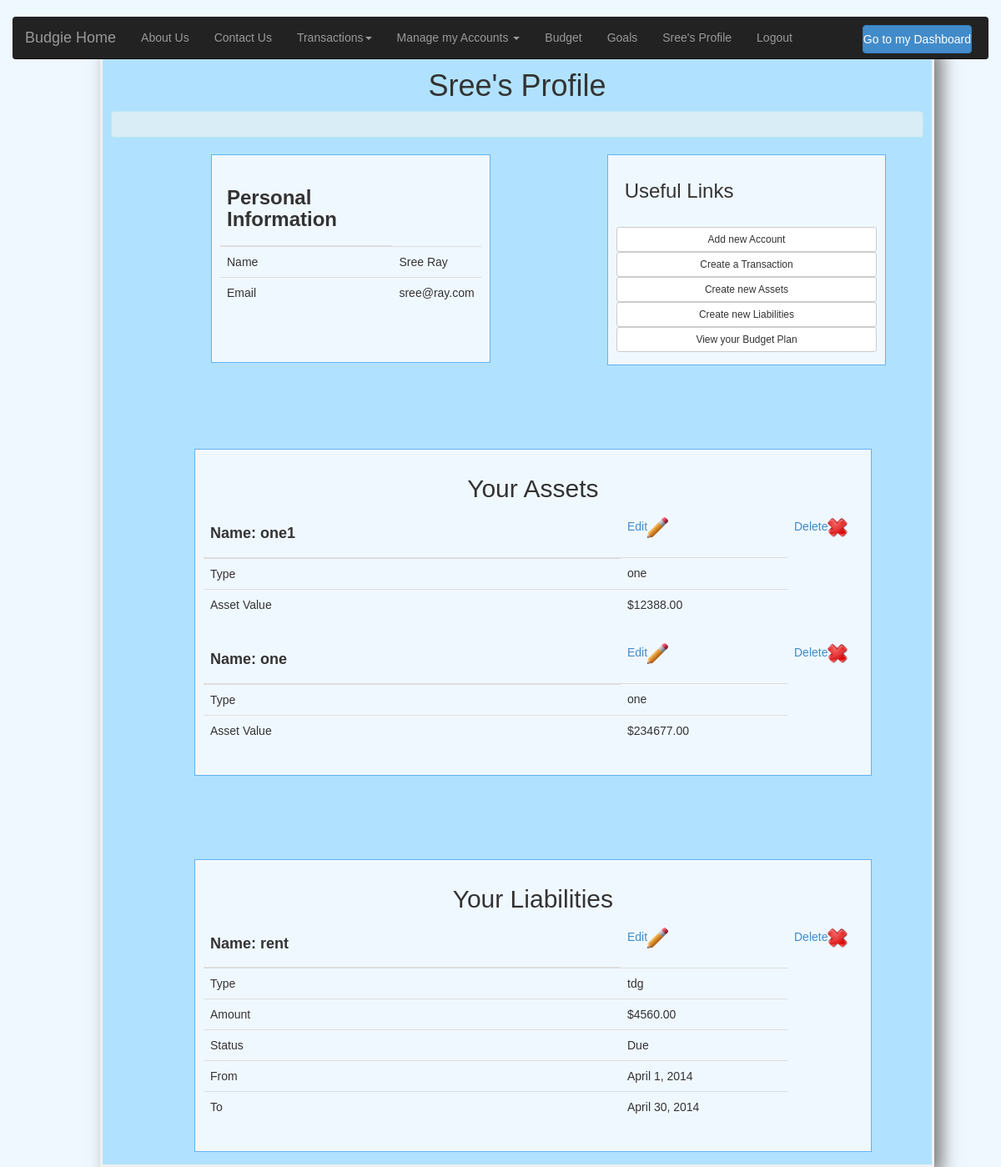
Screenshot of /budgie/profile (signed in) with the database file from the repository.
### budgie/models.py (models this page shows, shortened)
class Asset(models.Model):
	user = models.ForeignKey(User)
	name = models.CharField(max_length=50, blank=False)
	asset_type = models.CharField(max_length=20, blank=True)
	value = models.DecimalField(max_digits=15, decimal_places=2, blank=False)
	status = models.CharField(max_length=20, blank=False)

class Liability(models.Model):
	user = models.ForeignKey(User)
	name = models.CharField(max_length=50, blank=False)
	liability_type = models.CharField(max_length=20, blank=True, default="Loan")
	amount = models.DecimalField(max_digits=15, decimal_places=2, blank=False)
	status = models.CharField(max_length=20, blank=False)
	from_date = models.DateField()
	to_date = models.DateField()

### budgie/views.py (the view)
@login_required
def profile(request):
	context = {}
	try:
		assets = Asset.objects.filter(user=request.user)
		liabilities = Liability.objects.filter(user=request.user)
	except (Asset.DoesNotExist, Liability.DoesNotExist):
		pass
	context = {'assets': assets, 'liabilities': liabilities}
	return render(request, 'budgie/profile.html', context)

### budgie/templates/budgie/profile.html (shortened to what this page needs)
{% extends "base.html" %}
{% load staticfiles %}
{% block content %}
<div><h1 align="center">{{user.first_name}}'s Profile</h1></div>
<div class="alert alert-info">
</div>
<div class="row">
<div class="col col-md-4" id="profileinfo-container" style="margin-left: 135px;">
<div>
	<table class="table">
		<thead>
			<tr>
				<th><h3 style="font-size: 25pts; font-weight: bold;">Personal Information</h3></th>
			</tr>
		</thead>
		<tbody>
			<tr>
				<td>Name</td>
				<td>{{user.first_name}} {{user.last_name}}</td>
			</tr>
			<tr>
				<td>Email</td>
				<td>{{user.username}}</td>
			</tr>
		</tbody>
	</table>
</div>
</div>
<div class="col col-md-4" id="profileinfo-container" style="margin-left: 140px;">
	<h3 style="margin-left: 10px;">Useful Links</h3><br>
		<a href="{% url 'add_account' %}"><button class="btn btn-sm btn-default btn-block">Add new Account</button></a>
		<a href="{% url 'add_transaction' %}"><button class="btn btn-sm btn-default btn-block">Create a Transaction</button></a>
		 <a href="{% url 'create_assets' %}"><button class="btn btn-sm btn-default btn-block">Create new Assets</button></a>
         <a href="{% url 'create_liability' %}"><button class="btn btn-sm btn-default btn-block">Create new Liabilities</button></a>
         {% if user.budget %}
         	<a href="{% url 'view_budget' %}"><button class="btn btn-sm btn-default btn-block">View your Budget Plan</button></a>
         {% else %}
         	<a href="{% url 'create_budget' %}"><button class="btn btn-sm btn-default btn-block">Create a Budget Plan</button></a>
         {% endif %}
</div>
</div>
<div class="col col-md-10" id="profileinfo-container-assets" style="margin-left: 100px; margin-top: 100px;">
	<h2 align="center">Your Assets</h2>
	{% if assets %}
		{% for a in assets %}
			<table class="table">
				<thead>
					<tr class="assets">
						<th><h4 style="font-size: 25pts; font-weight: bold;">Name: {{a.name}}</h4></th>
						<td><a href="#" class="edit_assets" id="edit_assets_{{a.id}}">Edit<img src="{% static 'budgie/img/edit.png' %}"
                  alt="Edit" width="25" height="25"></a></td>
						<td><a href="#"  class="delete_assets" id="delete_assets_{{a.id}}">Delete<img src="{% static 'budgie/img/delete.png' %}"
                  alt="Delete" width="25" height="25"></a></td>
					</tr>
				</thead>
				<tbody>
					<tr id="assets_{{a.id}}">
						<td>Type</td>
						<td>{{a.asset_type}}</td>
					</tr>
					<tr id="assets_{{a.id}}">
						<td>Asset Value</td>
						<td>${{a.value}}</td>
					</tr>
				</tbody>
			</table>
		{% endfor %}
	{% else %}
			No assets recorded.
	{% endif %}
</div>
<div class="col col-md-10" id="profileinfo-container-liability" style="margin-left: 100px; margin-top: 100px;">
	<h2 align="center">Your Liabilities</h2>
	{% if liabilities %}
		{% for l in liabilities %}
			<table class="table">
				<thead>
					<tr class="liability">
						<th><h4 style="font-size: 25pts; font-weight: bold;">Name: {{l.name}}</h4></th>
						<td><a href="#" class="edit_liability" id="edit_liability_{{l.id}}">Edit<img src="{% static 'budgie/img/edit.png' %}"
                  alt="Edit" width="25" height="25"></a></td>
						<td><a href="#"  class="delete_liability" id="delete_liability_{{l.id}}">Delete<img src="{% static 'budgie/img/delete.png' %}"
                  alt="Delete" width="25" height="25"></a></td>
					</tr>
				</thead>
				<tbody>
					<tr id="liability_{{l.id}}">
						<td>Type</td>
						<td>{{l.liability_type}}</td>
					</tr>
					<tr id="liability_{{l.id}}">
						<td>Amount</td>
						<td>${{l.amount}}</td>
					</tr>
					<tr id="liability_{{l.id}}">
						<td>Status</td>
						{% if l.status == 'active' %}
						<td>Due</td>
						{% else %}
						<td>Paid</td>
						{% endif %}
					</tr id="liability_{{l.id}}">
					{% if l.from_date %}
					<tr id="liability_{{l.id}}">
						<td>From</td>
						<td>{{l.from_date}}</td>
					</tr>
					<tr id="liability_{{l.id}}">
						<td>To</td>
						<td>{{l.to_date}}</td>
					</tr>
					{% endif %}
				</tbody>
			</table>
		{% endfor %}
	{% else %}
			No liabilities recorded.
	{% endif %}
</div>
{% endblock %}

### budgie/templates/base.html (shortened to what this page needs)
<!DOCTYPE html>
<html lang="en">
  <head>
   {% load staticfiles %}
   {% block css %}
   <link href="{% static 'budgie/css/bootstrap.min.css' %}" rel="stylesheet">
   <link href="{% static 'budgie/css/signin.css' %}" rel="stylesheet">
   <link href="{% static 'budgie/css/custom.css' %}" rel="stylesheet">
   <link href="{% static 'budgie/css/dashboard.css' %}" rel="stylesheet">
   <link href="{% static 'budgie/css/navbar.css' %}" rel="stylesheet">
   <link href="{% static 'budgie/css/datepicker.css' %}" rel="stylesheet">
   {% endblock %}
  </head>
    <body>
    <div class="navbar-wrapper">
    <div class="container">
    <div class="navbar navbar-inverse navbar-static-top">
          <div class="container">
            <div class="navbar-header">
          <a class="navbar-brand" href="{% url 'home' %}">Budgie Home</a>
        </div>
        <div class="navbar-collapse collapse">
                <ul class="nav navbar-nav">
            <li><a href="{% url 'about' %}">About Us</a></li>
            <li><a href="{% url 'contact' %}">Contact Us</a></li>
            {% if user.is_authenticated %}
            <li class="dropdown">
                  <a id"transaction" href="#" class="dropdown-toggle" data-toggle="dropdown">Transactions<b class="caret"></b></a>
            </li>
            <li class="dropdown">
                  <a href="#" class="dropdown-toggle" data-toggle="dropdown">Manage my Accounts <b class="caret"></b></a>
            </li>
            <li><a href="{% url 'view_budget' %}">Budget</a></li>
            <li><a href="{% url 'view_goals' %}">Goals</a></li>
            <li><a id"user" href="{% url 'profile' %}">{{user.first_name}}'s Profile</a></li>
            <li><a href="{% url 'logout' %}">Logout</a></li>
            {% else %}
            <li><a href="{% url 'login' %}">Login</a><li/>
            <li><a href="{% url 'register' %}">Register</a></li>
            {% endif %}
          </ul>
          {% if user.is_authenticated %}
          <ul class="nav pull-right"><li style="margin-right: 20px;"><a align="right" class="navbar-brand" href="{% url 'dashboard' %}"><button class="btn btn-md btn-primary btn-block">Go to my Dashboard</button></a></li>
          {% endif %}
        </div>
        </div>
      </div>
    </div>
  </div>
   {% block containter %}
   <div class="col col-md-10" id="profile-container" style="margin-left: 120px;">
    {% block content %}{% endblock %}
   </div>
   {% endblock %}
  </body>
</html>

### budgie/static/budgie/css/signin.css (style rules this page uses)
body { padding-top: 40px; padding-bottom: 40px; background-color: #eee; }

### budgie/static/budgie/css/custom.css (style rules this page uses)
@media (min-width: 768px) { .navbar-wrapper { margin-top: 20px; } }
@media (min-width: 768px) { .navbar-wrapper .container { padding-right: 15px; padding-left: 15px; } }
@media (min-width: 768px) { .navbar-wrapper .navbar { padding-right: 0; padding-left: 0; } }
@media (min-width: 768px) { .navbar-wrapper .navbar { border-radius: 4px; } }

### budgie/static/budgie/css/dashboard.css (style rules this page uses)
body { padding-top: 50px; }

### budgie/static/budgie/css/navbar.css (style rules this page uses)
html { overflow-x: hidden; }
body { background-color: #F0F8FF; }
.navbar-wrapper { position: absolute; top: 0; right: 0; left: 0; z-index: 20; }
.navbar-wrapper .container { padding-right: 0; padding-left: 0; }
.navbar-wrapper .navbar { padding-right: 15px; padding-left: 15px; }
#profile-container { margin-top: 0px; min-height: 750px; border-style: solid; border-color: #F0F0F0; box-shadow: 9px 9px 20px #787878; border-width: 3px; background-color: #B0E2FF; padding-top: 10px; padding-left: 10px; padding-right: 10px; padding-bottom: 15px; }
#profileinfo-container { margin-top: 0px; min-height: 250px; border-style: solid; border-color: #62B1F6; border-width: 1px; background-color: #F0F8FF; padding-top: 10px; padding-left: 10px; padding-right: 10px; padding-bottom: 15px; }
#profileinfo-container-assets { margin-top: 0px; min-height: 250px; border-style: solid; border-color: #62B1F6; border-width: 1px; background-color: #F0F8FF; padding-top: 10px; padding-left: 10px; padding-right: 10px; padding-bottom: 15px; }
#profileinfo-container-liability { margin-top: 0px; min-height: 250px; border-style: solid; border-color: #62B1F6; border-width: 1px; background-color: #F0F8FF; padding-top: 10px; padding-left: 10px; padding-right: 10px; padding-bottom: 15px; }
body { font-family: Arial; }
.assets th { width:500px; height:50px; max-width:500px; min-width:500px; max-height:50px; min-height:50px; }
.assets td { width:200px; height:50px; max-width:200px; min-width:200px; max-height:50px; min-height:50px; }
.liability th { width:500px; height:50px; max-width:500px; min-width:500px; max-height:50px; min-height:50px; }
.liability td { width:200px; height:50px; max-width:200px; min-width:200px; max-height:50px; min-height:50px; }

### rows the page displays
Asset: name "one1", asset_type "one", value "12388.00"
Asset: name "one", asset_type "one", value "234677.00"
Liability: name "rent", liability_type "tdg", amount "4560.00", status "Due", from_date "April 1, 2014", to_date "April 30, 2014"

### other values shown
{{ user.first_name }} "Sree"
{{ user.last_name }} "Ray"
{{ user.username }} "sree@ray.com"
